Frame 1 (no input): blank canvas, image omitted
Frame 60 (the mouse pressed at the canvas centre just before this capture): blank canvas, image omitted
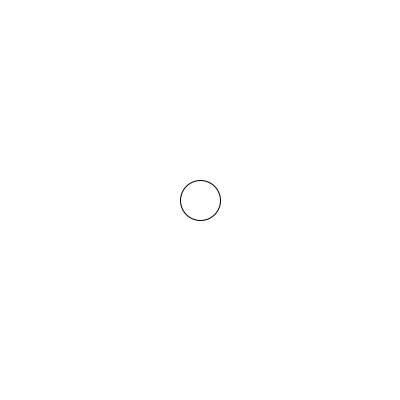
Frame 120 (the mouse held since frame 60 and released just before this capture)

The Processing sketch whose frames 1 and 60 were blank and that drew this single picture after the mouse press (run headless with seeded random() and noise(); from frame 60 on, the mouse is pressed at the canvas centre):

// Processing sketch: catcher_part
// ── catcher_part.pde



Catcher catcher;


void setup()
{
  size(400, 400);

  catcher = new Catcher();
}

void draw()
{
  background(255);
  catcher.display(mouseX, mouseY);
}

// ── Catcher.pde
class Catcher
{
  Catcher()
  {
    ;
  }

  void display(float x, float y)
  {
    stroke(0);
    ellipse(x, y, 40, 40);
  }

}
